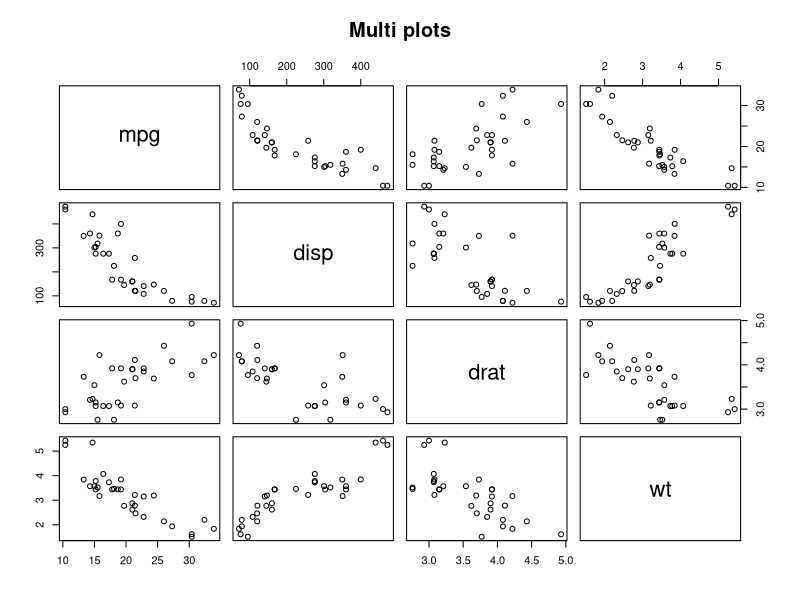

Write the R code that produced this figure. (Note: this script raises an error after producing the figure.)
vars = c('mpg','disp','drat','wt')
target = mtcars[,vars]
head(target)
plot(target, main='Multi plots')

plot(codling[,c('dose','pobs','ct')])
